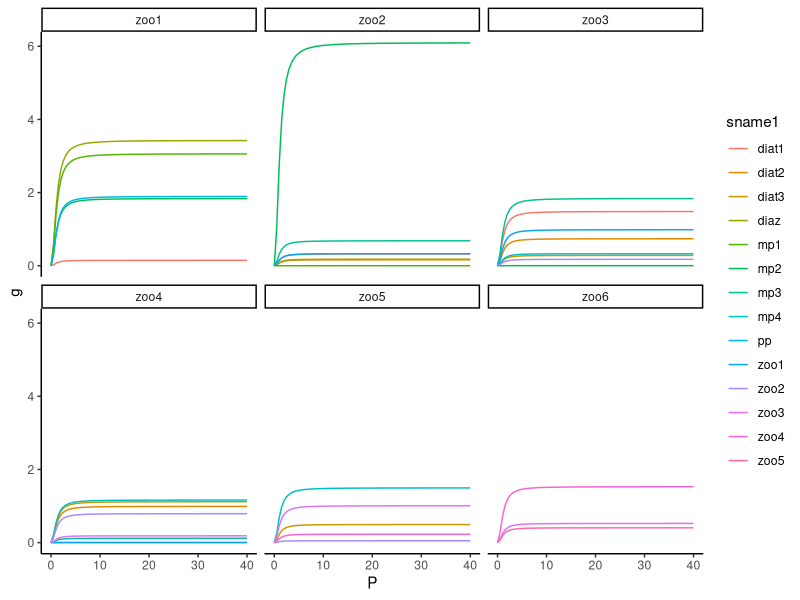
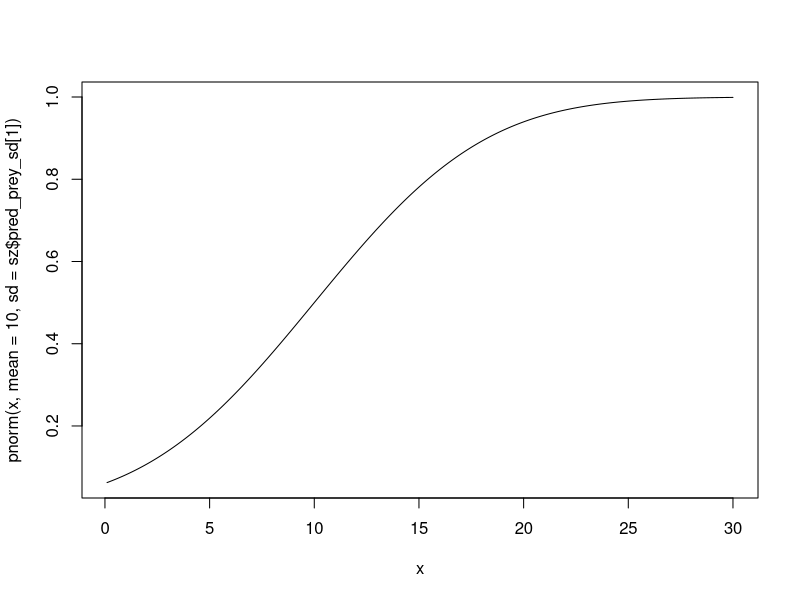
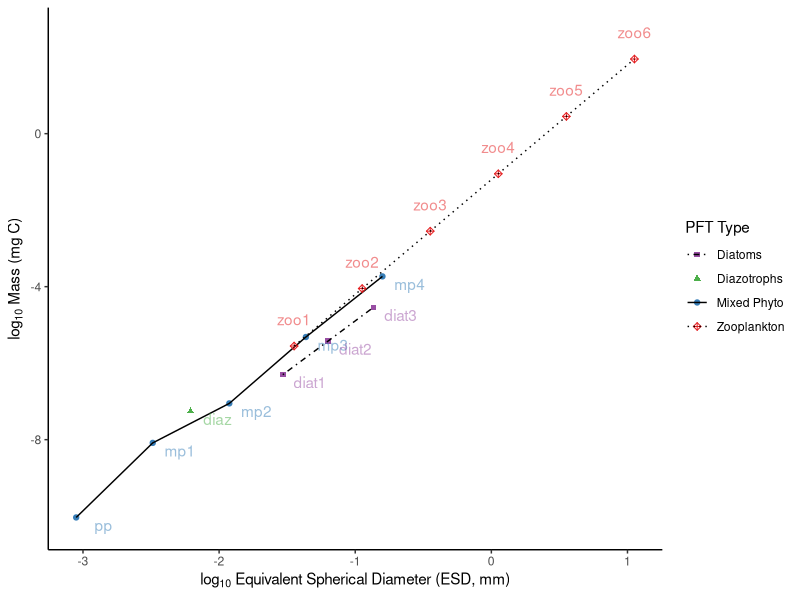
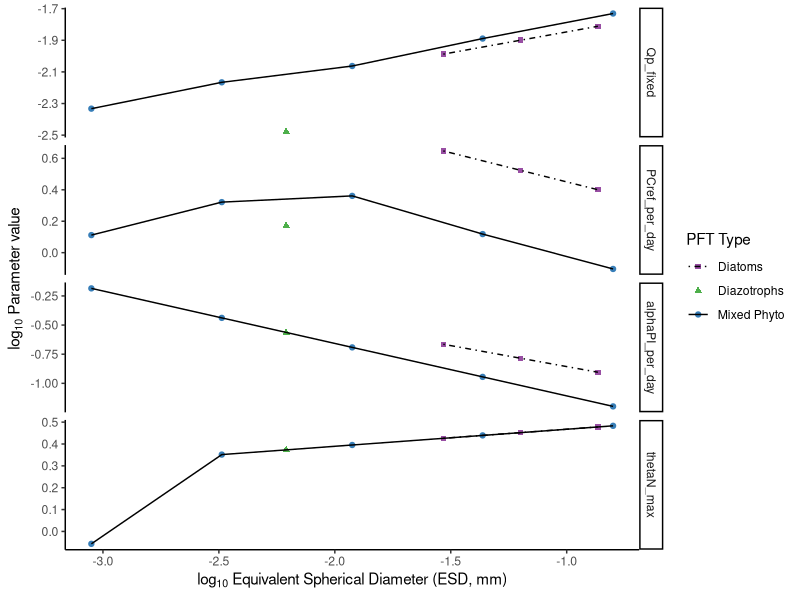
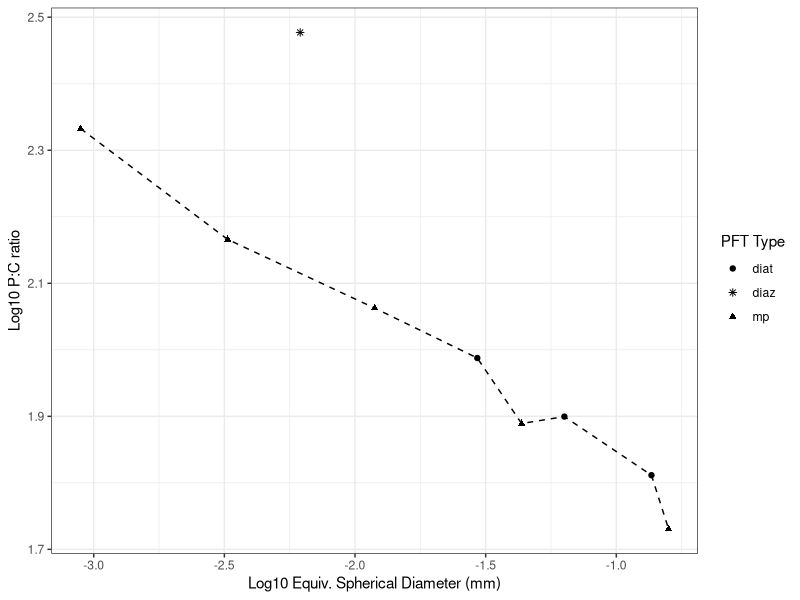
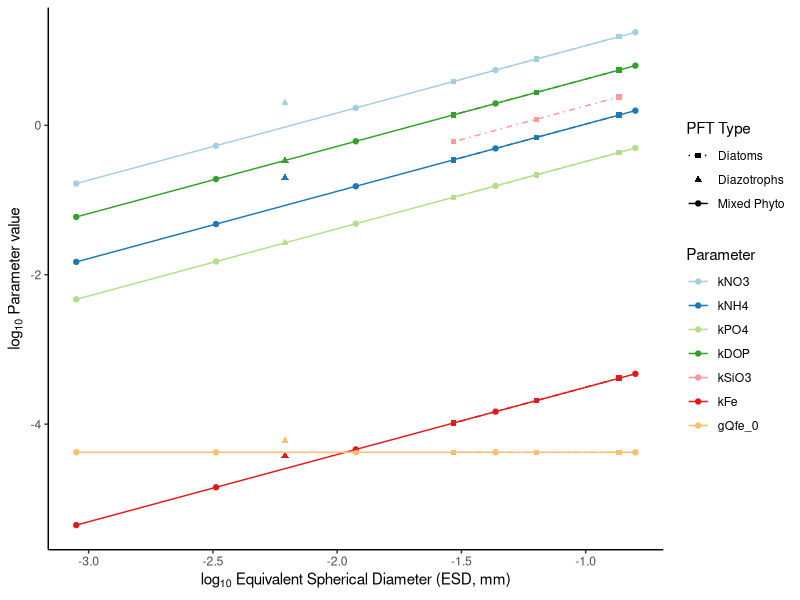
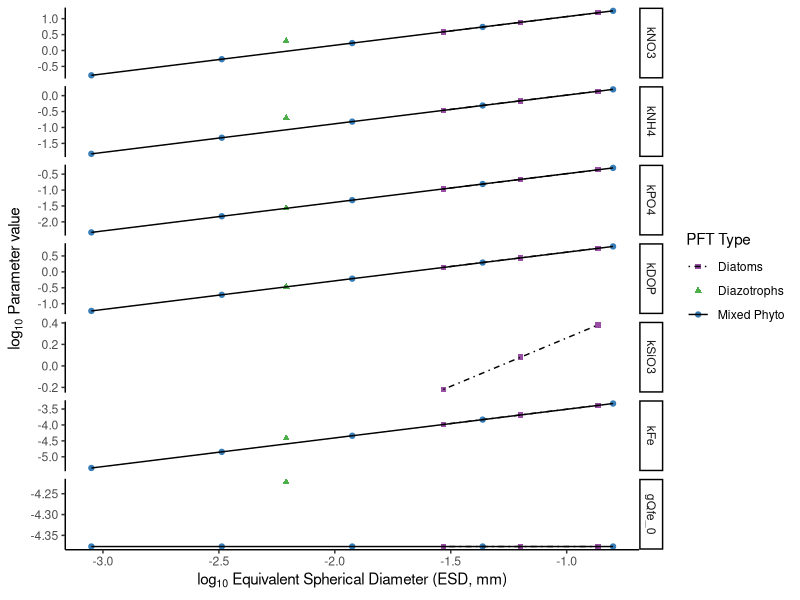
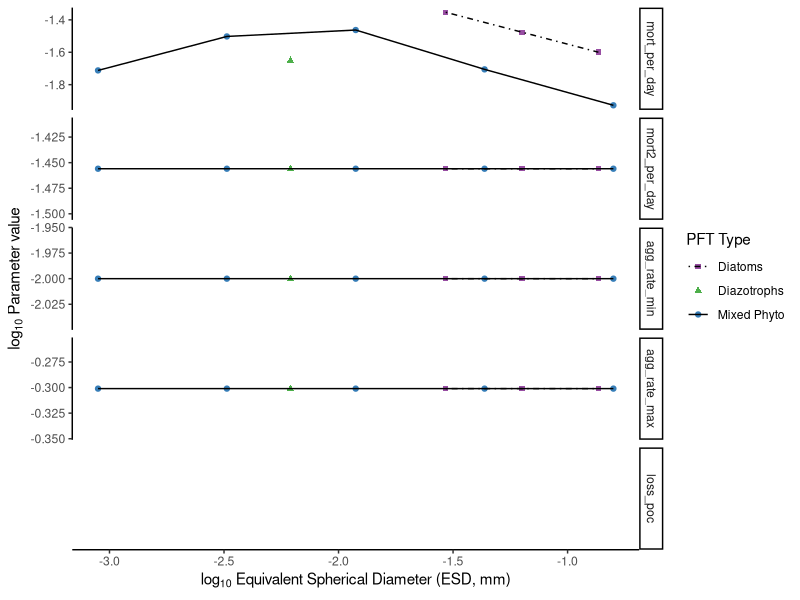

The R script that drew these images, in order:
#!/usr/bin/env Rscript

setwd("/Users/jluo/Dropbox/Research/NCAR/models/MARBL-gen_inputs/scripts")

library("ggplot2")
library("plyr")
library("reshape2")
library("stringr")
library("RColorBrewer")
library("scales")

# load data
ss <- read.csv("data/phytoplankton_input_data.csv", stringsAsFactors=FALSE)
sz <- read.csv("data/zooplankton_input_data.csv", stringsAsFactors=FALSE)
sg <- read.csv("data/grazing_input_data.csv", stringsAsFactors=FALSE)
gf <- read.csv("data/grazing_FK_value.csv")

dir.create("plots", showWarnings=FALSE)

# some initial plots
ss$type <- c("diaz", rep("mp",5), rep("diat",3))
sz$type <- 'zoo'

p <- ggplot() + 
	geom_point(aes(y=log10(mass_ugC / 1000), x=log10(ESD_um / 1000), color=type, shape=type), data=ss) +
  geom_line(aes(y=log10(mass_ugC / 1000), x=log10(ESD_um / 1000), linetype=type), data=ss) +
	geom_text(aes(y=log10(mass_ugC / 1000)-0.2, x=log10(ESD_um / 1000) + 0.2, label=sname, color=type), alpha=0.5, data=ss, show.legend=FALSE) + 
	geom_point(aes(y=log10(mass_mgC), x=log10(ESD_mm), color=type, shape=type), data=sz) + 
  geom_line(aes(y=log10(mass_mgC), x=log10(ESD_mm), linetype=type), data=sz) + 
	geom_text(aes(y=log10(mass_mgC)+0.7, x=log10(ESD_mm), label=sname, color=type), alpha=0.5, data=sz, show.legend=FALSE) + 
  scale_linetype_manual('PFT Type', values=c(4,0,1,3), labels=c("Diatoms", "Diazotrophs", "Mixed Phyto", "Zooplankton")) +
  scale_shape_manual('PFT Type', values=c(15,17,19,9), labels=c("Diatoms", "Diazotrophs", "Mixed Phyto", "Zooplankton")) +
	scale_color_manual('PFT Type', values=c("#984ea3", "#4daf4a", "#377eb8", "#e41a1c"), 
	labels=c("Diatoms", "Diazotrophs", "Mixed Phyto", "Zooplankton")) + 
	labs(x=expression(paste(log[10], " Equivalent Spherical Diameter (ESD, mm)")), y=expression(paste(log[10]," Mass (mg C)"))) + theme_classic()

ggsave("plots/PFT_mass_v_ESD.png", p, height=6, width=6)

# stochiometry & growth 
d1 = melt(ss[,c("type", "mass_ugC", "ESD_um", "Qp_fixed", "PCref_per_day", "alphaPI_per_day", "thetaN_max")], id.vars=c("type", "mass_ugC", "ESD_um"))

p1 <- ggplot(d1, aes(x=log10(ESD_um/1000), y=log10(value))) + 
  geom_point(aes(color=type, shape=type)) + 
  geom_line(aes(linetype=type)) + 
  theme_classic() + 
  facet_grid(variable~., scales="free_y") +
  scale_shape_manual('PFT Type', values=c(15,17,19), labels=c("Diatoms", "Diazotrophs", "Mixed Phyto")) +
	scale_linetype_manual('PFT Type', values=c(4,0,1), labels=c("Diatoms", "Diazotrophs", "Mixed Phyto")) + 
  scale_color_manual("PFT Type", values=c("#984ea3", "#4daf4a", "#377eb8"), labels=c("Diatoms", "Diazotrophs", "Mixed Phyto")) +
  labs(x=expression(paste(log[10], " Equivalent Spherical Diameter (ESD, mm)")), y=expression(paste(log[10]," Parameter value"))) 

ggsave("plots/PFT_growth_parameters.png", p1, height=6, width=6)

d1$value2 = 1/d1$value
p1 = ggplot(mapping=aes(x=log10(ESD_um/1000), y=log10(value2))) + 
  geom_point(aes(shape=type), data=d1[d1$variable=="Qp_fixed",]) + 
	geom_line(linetype=2, data=d1[d1$variable=="Qp_fixed" & d1$type != "diaz",]) + theme_bw() + 
	scale_shape_manual('PFT Type', values=c(19,8,17)) + labs(x="Log10 Equiv. Spherical Diameter (mm)", y="Log10 P:C ratio", colour="Parameter")
ggsave("plots/PFT_stochiometry.png", p1, height=2.5, width=4.5)


# nutrient uptake
d2 = melt(ss[,c("type", "mass_ugC", "ESD_um", "kNO3", "kNH4", "kPO4", "kDOP", "kSiO3", "kFe", "gQfe_0")], id.vars=c("type", "mass_ugC", "ESD_um"))

p2 <- ggplot(d2[d2$value != 0,], aes(x=log10(ESD_um/1000), y=log10(value))) + 
  geom_point(aes(color=variable, shape=type)) + 
  geom_line(aes(linetype=type, color=variable)) + 
  theme_classic() + 
  scale_color_brewer("Parameter", palette="Paired") + 
  scale_shape_manual('PFT Type', values=c(15,17,19), labels=c("Diatoms", "Diazotrophs", "Mixed Phyto")) +
  scale_linetype_manual('PFT Type', values=c(4,0,1), labels=c("Diatoms", "Diazotrophs", "Mixed Phyto")) + 
  labs(x=expression(paste(log[10], " Equivalent Spherical Diameter (ESD, mm)")), y=expression(paste(log[10]," Parameter value"))) 

ggsave("plots/PFT_nutrient_parameters.png", p2, height=6, width=6)

p2b <- ggplot(d2[d2$value != 0,], aes(x=log10(ESD_um/1000), y=log10(value))) + 
  geom_point(aes(color=type, shape=type)) + 
  geom_line(aes(linetype=type)) + 
  theme_classic() + 
  facet_grid(variable~., scales="free_y") +
  scale_color_manual("PFT Type", values=c("#984ea3", "#4daf4a", "#377eb8"), labels=c("Diatoms", "Diazotrophs", "Mixed Phyto")) +
  scale_shape_manual('PFT Type', values=c(15,17,19), labels=c("Diatoms", "Diazotrophs", "Mixed Phyto")) +
  scale_linetype_manual('PFT Type', values=c(4,0,1), labels=c("Diatoms", "Diazotrophs", "Mixed Phyto")) + 
  labs(x=expression(paste(log[10], " Equivalent Spherical Diameter (ESD, mm)")), y=expression(paste(log[10]," Parameter value"))) 

ggsave("plots/PFT_nutrient_parameters_b.png", p2b, height=6, width=6)

# loss terms
d3 = melt(ss[,c("type", "mass_ugC", "ESD_um", "mort_per_day", "mort2_per_day", "agg_rate_min", "agg_rate_max", "loss_poc")], id.vars=c("type", "mass_ugC", "ESD_um"))

p3 <- ggplot(d3, aes(x=log10(ESD_um/1000), y=log10(value))) + 
  geom_point(aes(color=type, shape=type)) + 
  geom_line(aes(linetype=type)) + 
  theme_classic() + 
  facet_grid(variable~., scales="free_y") +
  scale_color_manual("PFT Type", values=c("#984ea3", "#4daf4a", "#377eb8"), labels=c("Diatoms", "Diazotrophs", "Mixed Phyto")) +
  scale_shape_manual('PFT Type', values=c(15,17,19), labels=c("Diatoms", "Diazotrophs", "Mixed Phyto")) +
  scale_linetype_manual('PFT Type', values=c(4,0,1), labels=c("Diatoms", "Diazotrophs", "Mixed Phyto")) + 
  labs(x=expression(paste(log[10], " Equivalent Spherical Diameter (ESD, mm)")), y=expression(paste(log[10]," Parameter value"))) 

ggsave("plots/PFT_loss_parameters.png", p3, height=6, width=6)


# grazing
d4 = melt(sz[,c("ESD_mm", "mass_mgC", "z_umax_base", "z_grz", "z_mort_0_per_day", "z_mort2_0_per_day", "graze_doc", "f_zoo_detr")], id.vars=c("ESD_mm", "mass_mgC"))

p4 <- ggplot(d4, aes(x=log10(ESD_mm), y=log10(value), color=variable)) + 
  geom_point(shape=9) + 
  geom_line() + 
  theme_classic() + 
  scale_color_brewer("Parameter", palette="Paired") + 
  labs(x=expression(paste(log[10], " Equivalent Spherical Diameter (ESD, mm)")), y=expression(paste(log[10]," Parameter value"))) 

ggsave("plots/Zoo_parameters.png", p4, height=6, width=6)


sz$ESD_um = sz$ESD_mm *1000
s = rbind(ss[,c("sname", "ESD_um")], sz[,c("sname", "ESD_um")])
names(gf) <- sz$sname
s <- arrange(s, ESD_um)


gf <- cbind(prey=c(as.character(ss$sname), sz$sname), gf)
gf_melt <- melt(gf, id.vars="prey",variable.name ='pred')
gf_melt$prey <- factor(gf_melt$prey, levels=rev(s$sname))

p5 <- ggplot(gf_melt) + geom_tile(aes(y=prey, x=pred, fill=value)) + 
	scale_fill_gradient2(low="#2166ac", high="#b2182b", mid="#f7f7f7", midpoint=0.3, limits=c(0,0.6)) +
	labs(x="Predators", y="Prey", fill="FK value") + scale_x_discrete(expand=c(0,0)) + scale_y_discrete(expand=c(0,0))
	
ggsave("plots/Zoo_FK_grid.pdf", p5, height=8, width=6)

# grazing functions
P = seq(0,40,by=0.5)
dg = ddply(sg[sg$sname!="null",], ~sname1+sname2, function(x){
  umax=x$z_umax_0_per_day
  km=x$z_grz
  g=(umax * P^2) / (P^2 + km^2)
  return(data.frame(umax,km,P,g))
})
dg$grazing = str_c('graze_',dg$sname1,'_',dg$sname2)
ggplot(dg) + geom_path(aes(x=P,y=g,color=sname1)) + facet_wrap(~sname2) + theme_classic()

gf_umax = sg[sg$sname!="null", c("sname1", "sname2", "z_umax_0_per_day")]
names(gf_umax) = c("prey", "pred", "umax")
gf_nas = gf_melt[is.na(gf_melt$value),]
gf_umax <- rbind(gf_umax, data.frame(cbind(gf_nas[,c("prey","pred")], umax=gf_nas$value)))
gf_umax$prey = factor(gf_umax$prey, levels=rev(s$sname))
gf_umax$pred = factor(gf_umax$pred, levels=sz$sname)


p6 <- ggplot(gf_umax) + geom_tile(aes(y=prey, x=pred, fill=umax)) + 
  geom_text(aes(y=prey, x=pred, label=ifelse(gf_umax$umax < 0.1, sprintf('%0.1e', gf_umax$umax), sprintf('%0.1f', gf_umax$umax)))) +
  scale_fill_gradientn(colors=rev(brewer.pal(11,"Spectral")), na.value = 'grey50') + 
  labs(x="Predators", y="Prey", fill="Maximum\ngrazing rate") + scale_x_discrete(expand=c(0,0)) + scale_y_discrete(expand=c(0,0))

ggsave("plots/Zoo_umax_grid.pdf", p6, height=7, width=6)

# feeding kernel
opt_pred_prey_ratio = 10
opt_pred_prey_sd_const = 9
opt_pred_prey_sd_beta = 0.1

sz$pred_prey_sd = opt_pred_prey_sd_const * sz$ESD_mm ^ opt_pred_prey_sd_beta

x=seq(0.1,30, by=0.1)

plot(pnorm(x, mean=10, sd=sz$pred_prey_sd[1])~x, type='l')
y = pnorm(abs(x-opt_pred_prey_ratio), mean=0, sd=sz$pred_prey_sd[1], lower=FALSE) * 2
pdf("plots/dist_spectra.pdf",height=4,width=6)
plot(y~x, type='l', ylab="SPECTRA pdf", xlab="Predator-prey size ratio")
dev.off()


y = dnorm(x, mean=opt_pred_prey_ratio, sd=sz$pred_prey_sd[1]) 
pdf("plots/dist_gaussian.pdf",height=4,width=6)
plot(y~x, type='l', ylab="Gaussian pdf", xlab="Predator-prey size ratio")
dev.off()

require(rmutil)
pdf("plots/dist_laplace.pdf",height=4,width=6)
plot(dlaplace(x,m=opt_pred_prey_ratio,s=sz$pred_prey_sd[1])~x, type='l', ylab = "Laplace pdf", xlab="Predator-prey size ratio")
dev.off()

# # #
fk = data.frame(x= rep(x, times=nrow(sz)))
fk$sname = rep(sz$sname, each=length(x))
#fk$sname = factor(fk$sname)
fk = join(fk, sz[,c("sname","pred_prey_sd")])

fk = ddply(fk, ~sname, function(x){
  x$fk_val = pnorm(abs(x$x-opt_pred_prey_ratio), mean=0, sd=x$pred_prey_sd, lower=FALSE) * 2
  return(x)
})

p7 <- ggplot(fk) + 
  geom_line(aes(x=x, y=fk_val, color=sname)) +
  theme_classic() +
  scale_color_manual("Zooplankton", values=brewer.pal(9,"OrRd")[4:9]) +
  labs(x="Predator-prey size ratio", y="Feeding Kernel Value")

ggsave("plots/Zoo_FK_distribution.pdf", p7, height=5, width=6)
